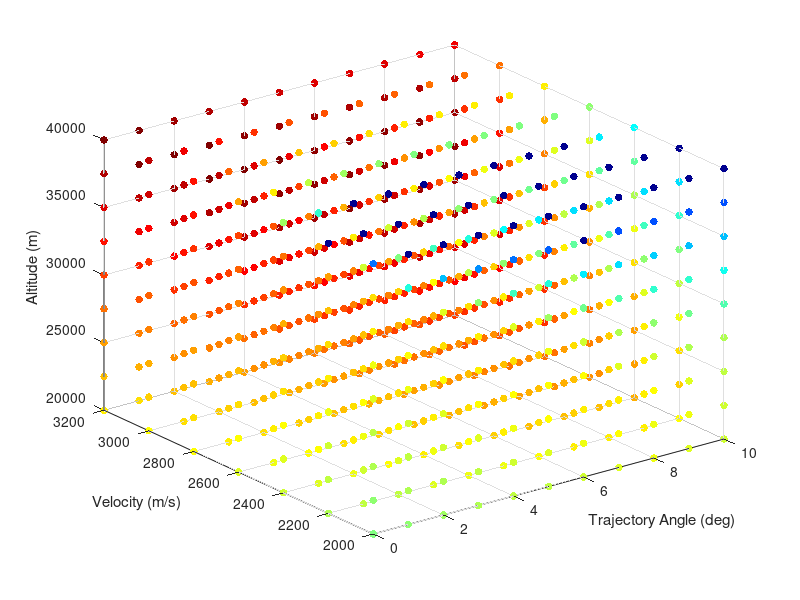

MATLAB code for this plot:
% visualising third stage cost results
clear all
ThirdStageData = dlmread('thirdstage.dat');
% map = [0, 0, 0
%     0, 0, 0
%     .0, 0, 0
%     .2, 0, 0
%     .6, 0, 0.0
%     1.0, 0, 0];
% colormap(map)

colormap jet
scatter3(ThirdStageData(:,2),ThirdStageData(:,3),ThirdStageData(:,1),30,ThirdStageData(:,5), 'filled')
xlabel('Trajectory Angle (deg)')
ylabel('Velocity (m/s)')
zlabel('Altitude (m)')

% j=1;
% k=0;
% for i = 1:length(ThirdStageData)
%     
% if ThirdStageData(i,3) == 2000
%     if ThirdStageData(i,2) == -0.2
%             k=k+1;
%             j = 1;
%     end
%     
%     Alt1(j,k) = ThirdStageData(i,1);
%     Theta1(j,k) = ThirdStageData(i,2);
%     Payload1(j,k) = ThirdStageData(i,4);
%     
%     
%     
%     j=j+1;
%     
%    
% 
% end
%     
% end
% 
% j=1;
% k=0;
% for i = 1:length(ThirdStageData)
%     
% if ThirdStageData(i,3) == 2500
%     if ThirdStageData(i,2) == -0.2
%             k=k+1;
%             j = 1;
%     end
%     
%     Alt2(j,k) = ThirdStageData(i,1);
%     Theta2(j,k) = ThirdStageData(i,2);
%     Payload2(j,k) = ThirdStageData(i,4);
%     
%     
%     
%     j=j+1;
%     
%    
% 
% end
%     
% end
% 
% j=1;
% k=0;
% for i = 1:length(ThirdStageData)
%     
% if ThirdStageData(i,3) == 3000
%     if ThirdStageData(i,2) == -0.2
%             k=k+1;
%             j = 1;
%     end
%     
%     Alt3(j,k) = ThirdStageData(i,1);
%     Theta3(j,k) = ThirdStageData(i,2);
%     Payload3(j,k) = ThirdStageData(i,4);
%     
%     
%     
%     j=j+1;
%     
%    
% 
% end
%     
% end
% 
% figure(1)
% surf(Alt1,Theta1,Payload1)
% 
% figure(2)
% surf(Alt2,Theta2,Payload2)
% 
% figure(3)
% surf(Alt3,Theta3,Payload3)




